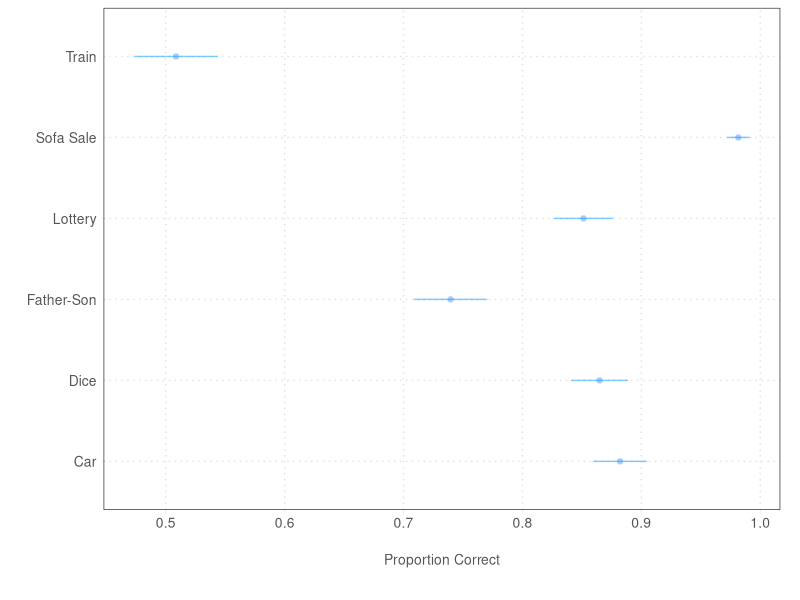
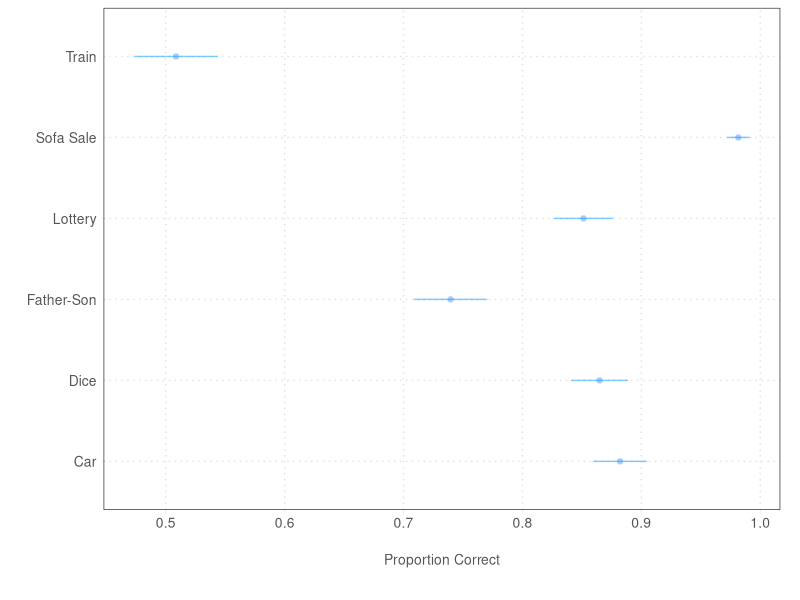
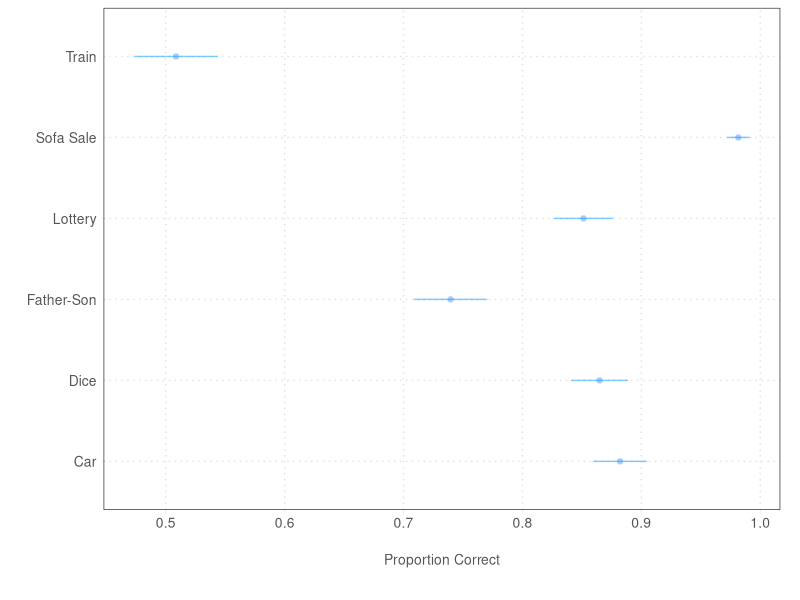

Recreate these plots in R, in order. (Note: this script raises an error after producing the figures.)
# Load libs
library(tidyverse)
library(readr)
library(tidyr)
library(ggplot2)
library(knitr)

# Load dat
uncert <- read_csv("data/prolific/Bot research_April 30, 2023_21.46.csv")

# Prolific
prolific_1 <- read_csv("data/prolific/prolific_export_644c0bbca40d3cd7cb3c7c7f.csv")
prolific_2 <- read_csv("data/prolific/prolific_export_644d3a9ebcd1c388bd1a262e.csv")
prolific_3 <- read_csv("data/prolific/prolific_export_6440131f3fd384272e37636e.csv")

prolific   <- rbind(prolific_1, prolific_2, prolific_3)

# Filter attn_check
uncert$attn_checkc <- uncert$attn == "Extremely interested,Very interested"

# Left join
all_dat <- uncert %>% 
  left_join(prolific, by = c("prolific_id" = "Participant id"))

# Filter those who consent and not preview
fin_dat <- all_dat %>% 
  filter(consent == 'Yes' & DistributionChannel != "preview" & !is.na(prolific_id) & attn_checkc & bonus != '.50' & bonus != '1')

# Bonus via prolific
bon <- fin_dat %>% filter(!is.na(bonus_amt)) %>% select(prolific_id, bonus_amt)
bon$bonus_amt <- ifelse(grepl("\\.", bon$bonus_amt), paste0("0", bon$bonus_amt), bon$bonus_amt)
write_csv(bon, file = "data/prolific/bonus_uncertain_cash.csv") # sum(as.numeric(bon$bonus_amt)) ($197)
fin_dat$yes_to_cash_3_TEXT[!is.na(fin_dat$yes_to_cash_3_TEXT)] #email only gift cards
a <- fin_dat$prolific_id[!is.na(fin_dat$bonus_certain) & fin_dat$bonus_certain == "$0.25 in cash"]
b <- fin_dat$prolific_id[!is.na(fin_dat$bonus_uncertain) & fin_dat$bonus_uncertain == "$0.25 in cash"]
c <- fin_dat$prolific_id[!is.na(fin_dat$bonus_with_pre_ev) & fin_dat$bonus_with_pre_ev == "$0.25 in cash"]
d <- unique(c(a, b, c))
e <- d[!(d %in% c("63f77d4f671167ec16eee15c", "62c66885ba0578c9b5a0e4ae", "5e3244f5bac19521aee1a0de", "610da052e73bf3db58b1402f",
         "60c2dde65a63ca7ad434f658", "5c17a9fbfeaf2c0001c4b19a", "5feca808ebe59297998b5133", "63ed86ca95e89a58884b9677", 
         "5ea7b7db3021ac19f4c60770", "5e6033dbfb4665381e27f2fc", "57d810f1813eb30001825b65", "61086791465482e3ec238c87", 
         "63d698429453269de520bbb8", "615defb34adf2f2e2e4bc539"))]
f <- data.frame(prolific_id = e, bonus = "0.25")
write_csv(f, file = "data/prolific/bonus_certain.csv")

## Recoding
## -----------

# Numeracy
fin_dat$num1c <- fin_dat$num1 == "45 miles"
fin_dat$num2c <- fin_dat$num2 == "500"
fin_dat$num3c <- fin_dat$num3 == "44"
fin_dat$num4c <- fin_dat$num4 == "$150"
fin_dat$num5c <- fin_dat$num5 == "$9000"
fin_dat$num6c <- fin_dat$num6 == "10"

fin_dat$numeracy <- with(fin_dat, rowMeans(cbind(num1c, num2c, num3c, num4c, num5c, num6c)))

num_mean_se = fin_dat %>%
  select(num1c:num6c) %>%
  gather() %>%
  group_by(key) %>%
  summarize(avg = mean(value), se = sqrt(avg*(1 - avg)/n()), low_ci = avg - 2*se, hi_ci = avg + 2*se)

num_mean_se$lab <- c("Train", "Dice", "Father-Son", "Sofa Sale", "Car", "Lottery")

kable(num_mean_se[, c("lab", "avg")])

ggplot(num_mean_se, 
       aes(x=lab, y=avg)) + 
  geom_point(aes(x=lab, y=avg), color = "#aaccff") + 
  geom_errorbar(aes(ymin=low_ci, ymax=hi_ci), width = 0, colour="#0099ff", alpha = .5) + 
  theme_bw() +
  xlab("") + 
  ylab("Proportion Correct") + 
  theme(panel.grid.major = element_line(color="#e1e1e1",  linetype = "dotted"),
        panel.grid.minor = element_blank(),
        legend.position  ="bottom",
        legend.key      = element_blank(),
        legend.key.width = unit(1, "cm"),
        axis.title   = element_text(size = 10, color = "#555555"),
        axis.text    = element_text(size = 10, color = "#555555"),
        axis.ticks.y = element_blank(),
        axis.title.x = element_text(vjust = -1, margin = margin(10, 0, 0, 0)),
        axis.title.y = element_text(vjust = 1),
        axis.ticks   = element_line(color = "#e3e3e3", linewidth = .2),
        plot.margin = unit(c(.2, .5, 1, .2), "cm")) + 
coord_flip()
ggsave("figs/prolific_numeracy.png")
ggsave("figs/prolific_numeracy.pdf")

# Uncertainty qs. --- proportion choosing cash

### Analysis

fin_dat <- fin_dat %>% filter(!is.na(uncertainty_exp))
fin_dat <- fin_dat %>% 
  mutate(sure_choice = case_when(
    uncertainty_exp == "ariely_choice" ~ ariely_choice == "$25 in cash",
    uncertainty_exp == "gigerenzer_choice" ~ gigerenzer_choice == "$25 in cash",
    uncertainty_exp == "certain_choice" ~ certain_choice == "$25 in cash",
    uncertainty_exp == "uncertain_choice" ~ uncertain_choice == "$25 in cash"
  ))

fin_dat <- fin_dat %>% 
  mutate(uncertainty_exp = recode(uncertainty_exp,
                       "ariely_choice" = "Decoy",
                       "gigerenzer_choice" = "Natural Frequency",
                       "certain_choice" = "Certain choice",
                       "uncertain_choice" = "Uncertain choice"))

### Analysis
prolific_exp1 <- fin_dat %>%
  filter(!is.na(uncertainty_exp)) %>%
  group_by(uncertainty_exp) %>%
  summarise(mean = mean(sure_choice, na.rm = T), 
            se = sd(sure_choice)/sqrt(n()),
            lower = mean - qt(0.975, df = length(sure_choice)-1) * se,
            upper = mean + qt(0.975, df = length(sure_choice)-1) * se)

latex_prolific_exp1 <- xtable(prolific_exp1, caption = "Means and SEs from Experiment 1", label = "table:prolific_means")
print(latex_prolific_exp1, include.rownames = FALSE, caption.placement = "top", file = "tabs/prolific_exp1.tex")

# Create the ggplot
ggplot(prolific_exp1, aes(x = mean, y = uncertainty_exp, xmin = lower, xmax = upper)) +
  geom_point(size = 2, color = "#aaccff") +
  geom_errorbar(width = 0, colour="#0099ff", alpha = .5) +
  labs(x = "Proportion Choosing $25 in Cash", y = "") +
  #geom_text(aes(label = cond), hjust = 0.5, vjust = -0.75, color = "black", size = 3) + 
  geom_text(aes(label = paste(gsub("^0+", "",round(mean, 2)), "\n(",gsub("^0+", "",round(se, 2)),")")),
            hjust = -0.1, vjust = 1.5, color = "black", size = 3) +
  theme_bw() + 
  theme(panel.grid.major = element_line(color="#e1e1e1",  linetype = "dotted"),
        panel.grid.minor = element_blank(),
        legend.position  ="bottom",
        legend.key      = element_blank(),
        legend.key.width = unit(1, "cm"),
        axis.title   = element_text(size = 10, color = "#555555"),
        axis.text    = element_text(size = 10, color = "#555555"),
        axis.ticks.y = element_blank(),
        axis.title.x = element_text(vjust = -1, margin = margin(10, 0, 0, 0)),
        axis.title.y = element_text(vjust = 1),
        axis.ticks   = element_line(color = "#e3e3e3", linewidth = .2),
        plot.margin = unit(c(.2, .5, 1, .2), "cm"))
ggsave("figs/prolific_exp1.png")
ggsave("figs/prolific_exp1.pdf")

#### Let's look at numeracy
fin_dat %>%
  group_by(uncertainty_exp, numeracy > .7) %>%
  summarise(mean(sure_choice))

### Bonus
fin_dat <- fin_dat %>% 
  mutate(sure_choice_bonus = case_when(
    bonus == "certain" ~ bonus_certain == "$0.25 in cash",
    bonus == "pre" ~ bonus_with_pre_ev == "$0.25 in cash",
    bonus == "uncertain" ~ bonus_uncertain == "$0.25 in cash",
  ))

### Analysis

fin_dat <- fin_dat %>% 
  mutate(bonus = recode(bonus,
                                "pre" = "Ask (Bonus)",
                                "certain" = "Certain choice (Bonus)",
                                "uncertain" = "Uncertain choice (Bonus)"))

prolific_exp2 <- fin_dat %>%
  group_by(bonus) %>%
  summarise(mean = mean(sure_choice_bonus, na.rm = T), 
            se = sd(sure_choice_bonus, na.rm = T)/sqrt(n()),
            lower = mean - qt(0.975, df = length(sure_choice_bonus)-1) * se,
            upper = mean + qt(0.975, df = length(sure_choice_bonus)-1) * se)

latex_prolific_exp2 <- xtable(prolific_exp2, caption = "Means and SEs from Experiment 1", label = "table:prolific_means")
print(latex_prolific_exp2, include.rownames = FALSE, caption.placement = "top", file = "tabs/prolific_exp1.tex")

# Create the ggplot
ggplot(prolific_exp2, aes(x = mean, y = bonus, xmin = lower, xmax = upper)) +
  geom_point(size = 2, color = "#aaccff") +
  geom_errorbar(width = 0, colour="#0099ff", alpha = .5) +
  labs(x = "Proportion Choosing $25 in Cash", y = "") +
  #geom_text(aes(label = cond), hjust = 0.5, vjust = -0.75, color = "black", size = 3) + 
  geom_text(aes(label = paste(gsub("^0+", "",round(mean, 2)), "\n(",gsub("^0+", "",round(se, 2)),")")),
            hjust = -0.1, vjust = 1.5, color = "black", size = 3) +
  theme_bw() + 
  theme(panel.grid.major = element_line(color="#e1e1e1",  linetype = "dotted"),
        panel.grid.minor = element_blank(),
        legend.position  ="bottom",
        legend.key      = element_blank(),
        legend.key.width = unit(1, "cm"),
        axis.title   = element_text(size = 10, color = "#555555"),
        axis.text    = element_text(size = 10, color = "#555555"),
        axis.ticks.y = element_blank(),
        axis.title.x = element_text(vjust = -1, margin = margin(10, 0, 0, 0)),
        axis.title.y = element_text(vjust = 1),
        axis.ticks   = element_line(color = "#e3e3e3", linewidth = .2),
        plot.margin = unit(c(.2, .5, 1, .2), "cm"))
ggsave("figs/prolific_exp2.png")
ggsave("figs/prolific_exp2.pdf")

## Regressions
summary(lm(sure_choice ~ uncertainty_exp + bonus + numeracy, data = fin_dat))
summary(lm(sure_choice ~ uncertainty_exp*numeracy, data = fin_dat))
summary(lm(sure_choice_bonus ~ bonus + numeracy, data = fin_dat))

### Long form
exp_1 <- fin_dat %>%
  select(sure_choice, uncertainty_exp, ResponseId, numeracy)

exp_2 <- fin_dat %>%
  select(sure_choice_bonus, bonus, ResponseId, numeracy) %>%
  rename(sure_choice = sure_choice_bonus, uncertainty_exp = bonus)

ldat <- bind_rows(exp_1, exp_2)
# 1. certain_choice_or_not ~ condition_ids [6 dummies] + clustered_se_by_respondent
library(lme4)
summary(lmer(sure_choice ~ uncertainty_exp + numeracy + (1|ResponseId), data = ldat))

# Recode to 5 dummies, combining certain and a variable for bonus

ldat <- ldat %>%
  mutate(bonus_or_not = case_when(
    uncertainty_exp == 'Certain choice' ~ 0,
    uncertainty_exp == 'Natural Frequency' ~ 0,
    uncertainty_exp == 'Decoy' ~ 0,
    uncertainty_exp == 'Uncertain choice' ~ 0,
    uncertainty_exp == 'Certain choice (Bonus)' ~ 1,
    uncertainty_exp == 'Ask (Bonus)' ~ 1,
    uncertainty_exp == 'Uncertain choice (Bonus)' ~ 1
))

ldat <- ldat %>%
  mutate(treat_five = case_when(
    uncertainty_exp == 'Certain choice' ~ 'Certain choice',
    uncertainty_exp == 'Natural Frequency' ~ 'Natural Frequency',
    uncertainty_exp == 'Decoy' ~ 'Decoy',
    uncertainty_exp == 'Uncertain choice' ~ 'Uncertain choice',
    uncertainty_exp == 'Certain choice (Bonus)' ~ 'Certain choice',
    uncertainty_exp == 'Ask (Bonus)' ~ 'Ask',
    uncertainty_exp == 'Uncertain choice (Bonus)' ~ 'Uncertain choice'
  )) %>%
  mutate(treat_five = fct_relevel(treat_five, "certain"))

summary(lmer(sure_choice ~ treat_five*numeracy + (1|ResponseId), data = ldat))
summary(lmer(sure_choice ~ treat_five*bonus_or_not*numeracy + (1|ResponseId), data = ldat))

# Let's do transitions
small_dat <- fin_dat %>%
  filter(uncertainty_exp == 'Uncertain choice' | bonus == 'Uncertain choice (Bonus)')
table(small_dat$sure_choice, small_dat$sure_choice_bonus)

# Add Lucid Data
big_dat <- rbind(ldat[, c("sure_choice", "ResponseId", "uncertainty_exp", "numeracy")], lucid_dat)
summary(lmer(sure_choice ~ uncertainty_exp*numeracy + (1|ResponseId), data = big_dat))

